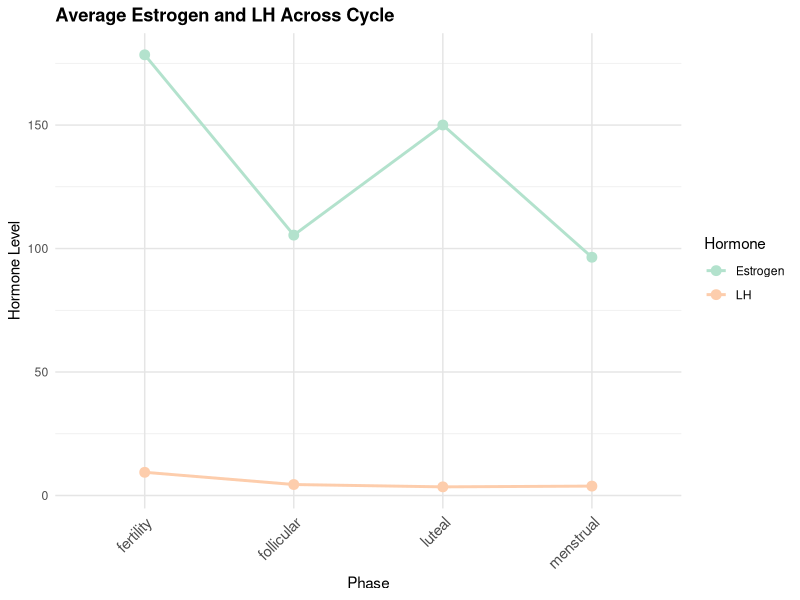
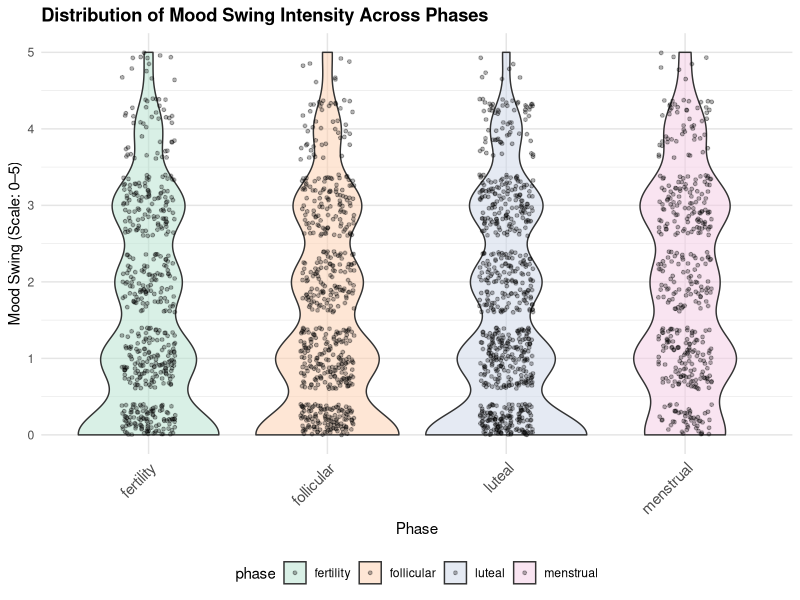
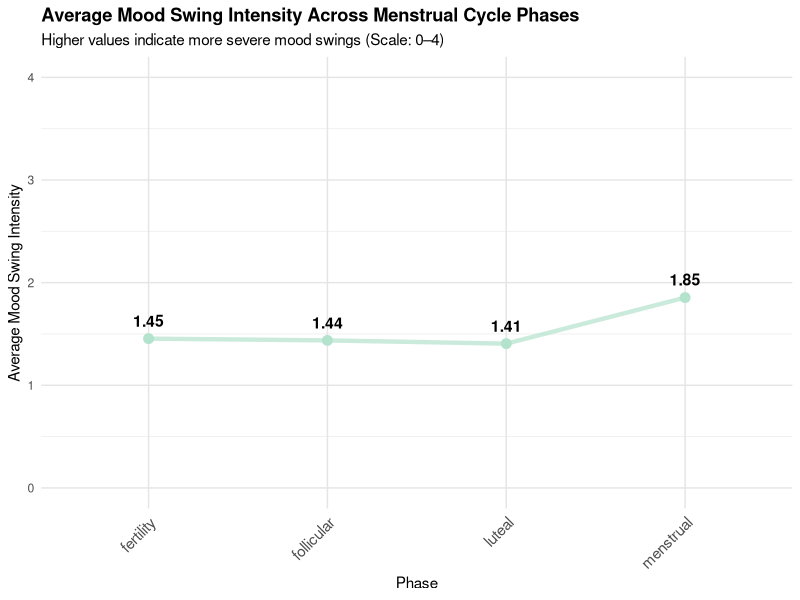
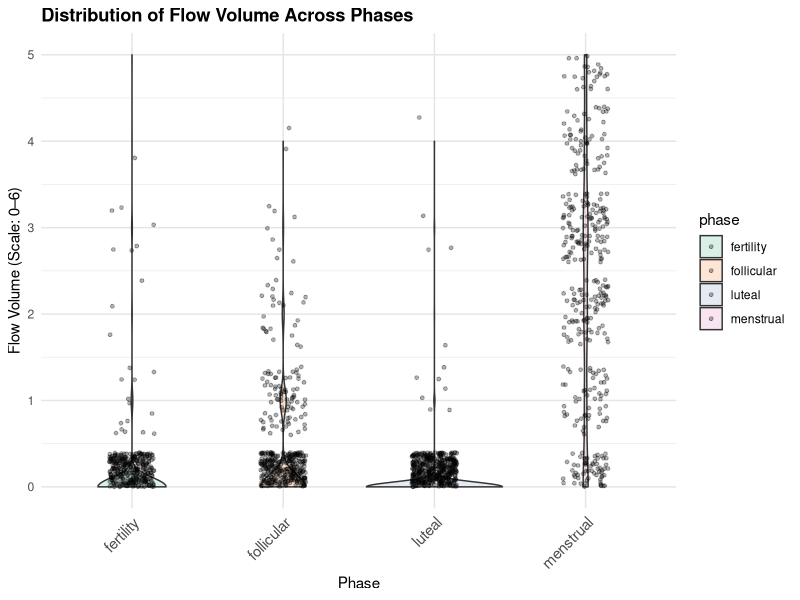
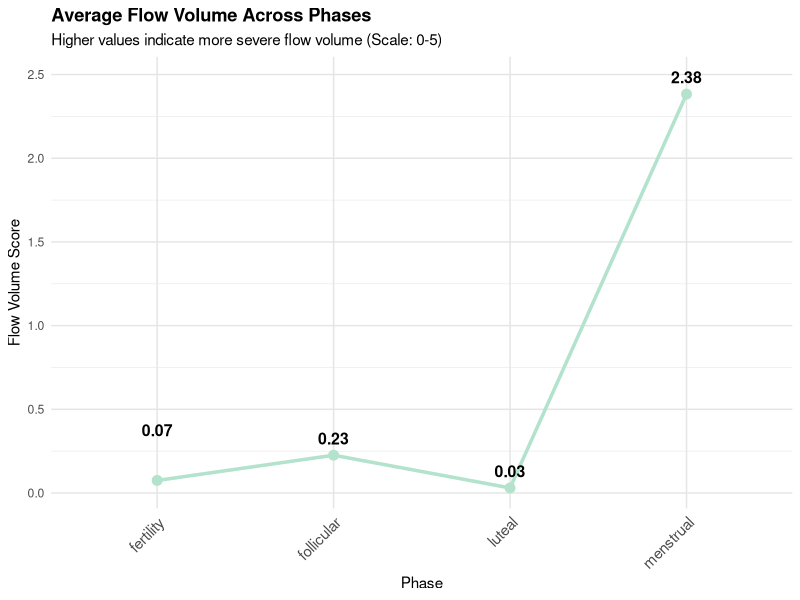
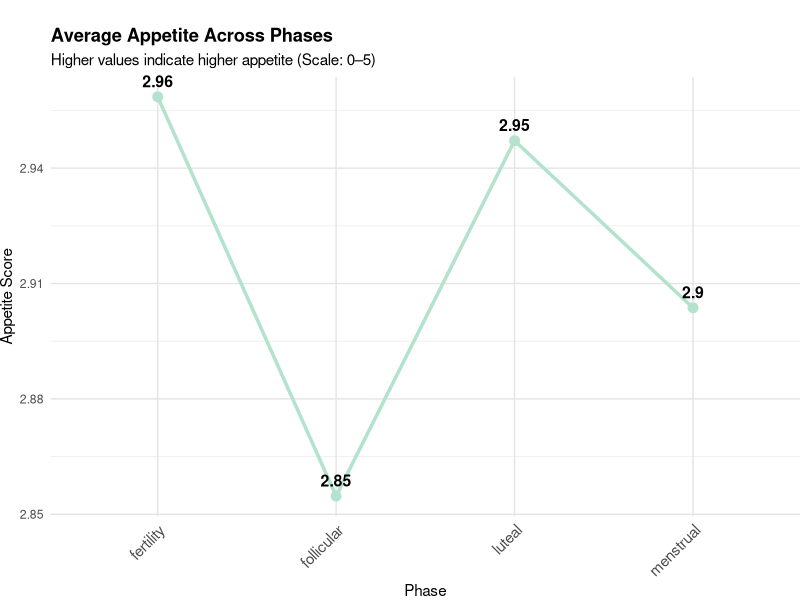

Reproduce these figures in R, in order.
## ---- chunk 1
library(tidyverse)
library(broom)
library(broom.mixed)
library(lme4)
# Set plot theme
theme_set(theme_minimal() + theme(legend.position = "bottom"))
options(
  ggplot2.discrete.colour = function(...) scale_colour_brewer(..., palette = "Pastel2"),
  ggplot2.discrete.fill   = function(...) scale_fill_brewer(..., palette = "Pastel2"),

  ggplot2.continuous.colour = function(...) scale_colour_distiller(..., palette = "PuRd"),
  ggplot2.continuous.fill   = function(...) scale_fill_distiller(..., palette = "PuRd")
)
## ---- chunk 2

hormone_symptoms = read.csv("./clean_data/hormone_symptoms.csv")

hormone_symptoms_eda =
  hormone_symptoms|>
  filter(!is.na(phase) & !is.na(moodswing) & !is.na(fatigue)& !is.na(flow_color)& !is.na(flow_volume)& !is.na(appetite))
## ---- chunk 3
hormone_avg <- hormone_symptoms_eda|>
  group_by(phase) |>
  summarise(
    estrogen_mean = mean(estrogen, na.rm = TRUE),
    lh_mean = mean(lh, na.rm = TRUE),
    .groups = "drop"
  )

ggplot(hormone_avg, aes(x = phase)) +
  geom_line(aes(y = estrogen_mean, color = "Estrogen", group = 1), size = 1) +
  geom_line(aes(y = lh_mean, color = "LH", group = 1), size = 1) +
  geom_point(aes(y = estrogen_mean, color = "Estrogen"), size = 3) +
  geom_point(aes(y = lh_mean, color = "LH"), size = 3) +
  labs(title = "Average Estrogen and LH Across Cycle",
       x = "Phase", y = "Hormone Level", color = "Hormone") +
  theme_minimal()+
  theme(
    axis.text.x = element_text(angle = 45, hjust = 1, size = 11),
    plot.title = element_text(face = "bold"),
    panel.grid.major = element_line(color = "grey90")
  )
## ---- chunk 4
# Mood swing
ggplot(hormone_symptoms_eda, aes(x = phase, y = moodswing_score, fill = phase)) +
  geom_violin(trim = TRUE, alpha = 0.5) +
  geom_jitter(width = 0.15, alpha = 0.3, size = 1) +
  scale_y_continuous(limits = c(0,5), breaks = 0:5) +
  labs(
    title = "Distribution of Mood Swing Intensity Across Phases",
    x = "Phase",
    y = "Mood Swing (Scale: 0–5)"
  ) + 
  theme(
    axis.text.x = element_text(angle = 45, hjust = 1, size = 11),
    plot.title = element_text(face = "bold"),
    panel.grid.major = element_line(color = "grey90")
  )
## ---- chunk 5
symptom_means <- hormone_symptoms_eda |>
  group_by(phase) |>
  summarise(
    avg_moodswing = mean(moodswing_score, na.rm = TRUE),
    .groups = "drop"
  )

# Mood swing single line plot
ggplot(symptom_means, aes(x = phase, y = avg_moodswing, group = 1)) +
  geom_line(aes(color = "Mood Swing"),size = 1.5, alpha = 0.7, show.legend = FALSE) +
  geom_point(aes(color = "Mood Swing"),size = 3, show.legend = FALSE) +
  geom_text(
    aes(label = round(avg_moodswing, 2)), 
    vjust = -1, 
    size = 4, 
    fontface = "bold"
  ) +
  labs(
    title = "Average Mood Swing Intensity Across Menstrual Cycle Phases",
    subtitle = "Higher values indicate more severe mood swings (Scale: 0–4)",
    x = "Phase",
    y = "Average Mood Swing Intensity"
  ) +
  ylim(0, 4)+
  theme_minimal()+
  theme(
    axis.text.x = element_text(angle = 45, hjust = 1, size = 11),
    plot.title = element_text(face = "bold"),
    panel.grid.major = element_line(color = "grey90")
  )
## ---- chunk 6
#violin
ggplot(hormone_symptoms_eda, aes(x = phase, y = flow_volume_score, fill = phase)) +
  geom_violin( alpha = 0.5) +  
  geom_jitter(width = 0.15, alpha = 0.3, size = 1) +
  labs(
    title = "Distribution of Flow Volume Across Phases",
    x = "Phase", y = "Flow Volume (Scale: 0–6)"
  ) +
  scale_y_continuous(limits = c(0,5), breaks = 0:5) +
  theme_minimal()+
  theme(
    axis.text.x = element_text(angle = 45, hjust = 1, size = 11),
    plot.title = element_text(face = "bold"),
    panel.grid.major = element_line(color = "grey90")
  )
## ---- chunk 7
cycle_avg <- hormone_symptoms_eda |>
  group_by(phase) |>
  summarise(
    avg_flow_volume = mean(flow_volume_score, na.rm = TRUE),
    avg_appetite    = mean(appetite_score, na.rm = TRUE),
    .groups = "drop"
  )
cycle_avg <- cycle_avg |>
  mutate(label_y = ifelse(row_number() == 1, 
                          avg_flow_volume + 0.3,  # move label up for first point
                          avg_flow_volume + 0.1)) 
# Flow Volume
ggplot(cycle_avg, aes(x = phase, y = avg_flow_volume, group = 1)) +
  geom_line(aes(color = "Flow Volume"), size = 1.2, show.legend = FALSE) +
  geom_point(aes(color = "Flow Volume"), size = 3, show.legend = FALSE) +
  geom_text(aes(y = label_y, label = round(avg_flow_volume, 2)), 
            size = 4, fontface = "bold") +
  labs(title = "Average Flow Volume Across Phases",
       subtitle = "Higher values indicate more severe flow volume (Scale: 0-5)",
       x = "Phase", y = "Flow Volume Score") +
  theme_minimal() +
  theme(
    axis.text.x = element_text(angle = 45, hjust = 1, size = 11),
    plot.title = element_text(face = "bold"),
    panel.grid.major = element_line(color = "grey90")
  )

## ---- chunk 8
# Appetite
ggplot(cycle_avg, aes(x = phase, y = avg_appetite, group = 1)) +
  geom_line(aes(color = "Appetite"), size = 1.2, show.legend = FALSE) +
  geom_point(aes(color = "Appetite"), size = 3, show.legend = FALSE) +
  geom_text(aes(label = round(avg_appetite, 2)), vjust = -0.8, size = 4, fontface = "bold") +
  coord_cartesian(clip = "off") +
  labs(title = "Average Appetite Across Phases",
       subtitle = "Higher values indicate higher appetite (Scale: 0–5)",
       x = "Phase", y = "Appetite Score") +
  theme_minimal() +
  theme(
    plot.margin = margin(t = 20),
    axis.text.x = element_text(angle = 45, hjust = 1, size = 11),
    plot.title = element_text(face = "bold"),
    panel.grid.major = element_line(color = "grey90")
  )
